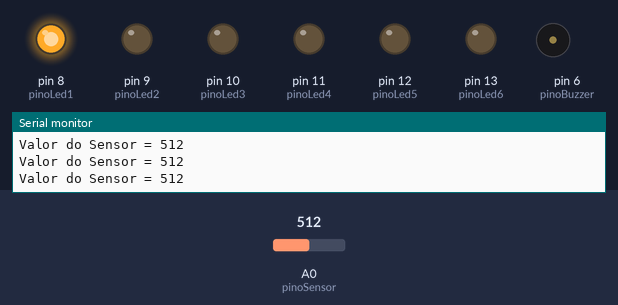
This sketch was run on a simulated Arduino Uno, built with avr-gcc and run on an emulated ATmega328P. Parts: output pins drawn as LEDs (lit = HIGH), buzzer (waves = sounding, pin HIGH), the last lines printed to the serial monitor. The inputs (shaded band) are chosen by the test bench; at power-on: A0 (pinoSensor) = 512.

Above: at 1.2 s.
1.3 s: A0 (pinoSensor) set to 0
At 2.5 s:
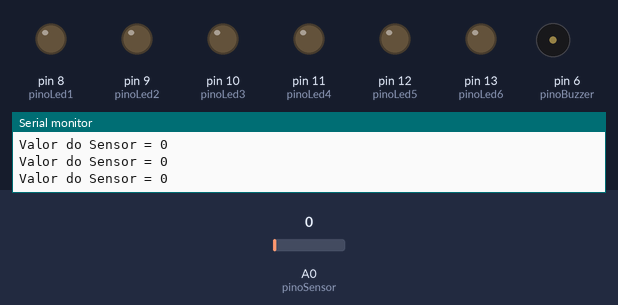
2.8 s: A0 (pinoSensor) set to 925
At 3.3 s:
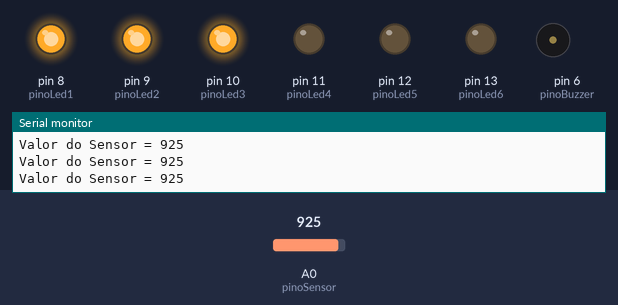
4.3 s: A0 (pinoSensor) set to 931
At 4.7 s:
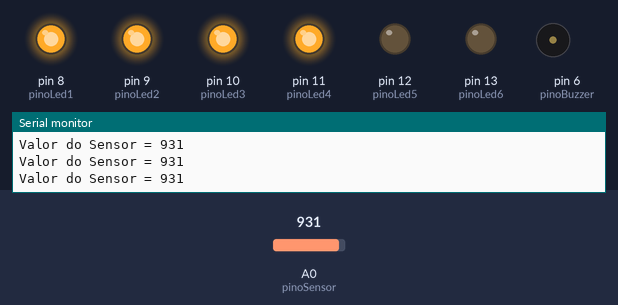
5.8 s: A0 (pinoSensor) set to 950
At 6.1 s:
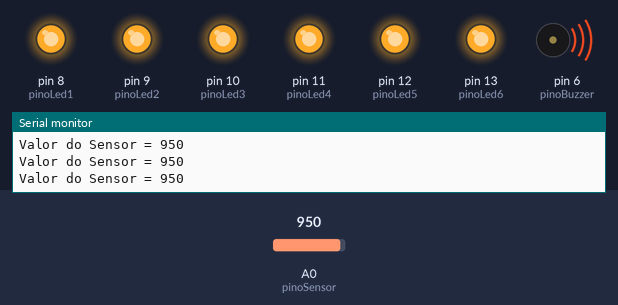
7.3 s: A0 (pinoSensor) set to 920
At 7.9 s:
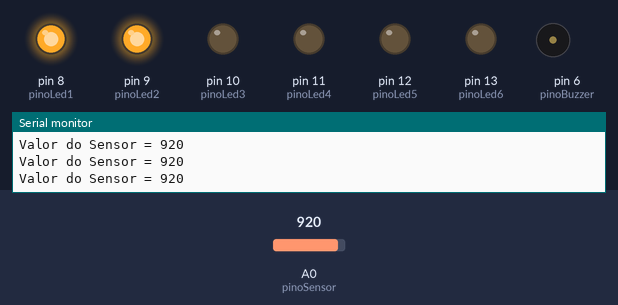
8.8 s: A0 (pinoSensor) set to 900
At 9.3 s:
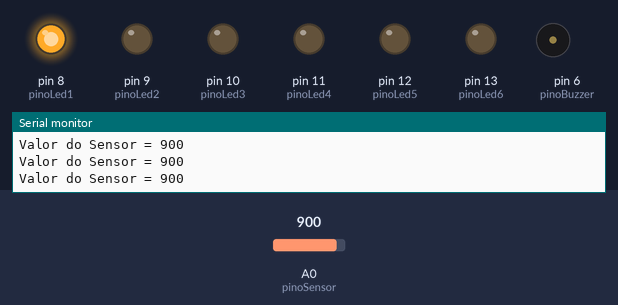
Timing chart, 0 to 11.8 s (numbered marks = the images above; inputs shaded):
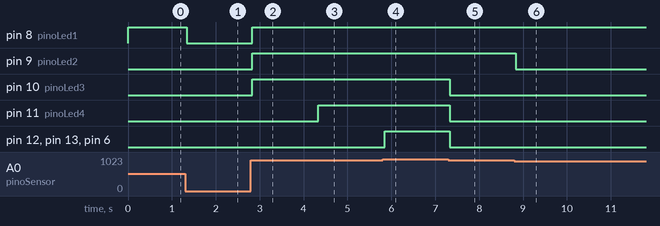

Measured:
- the behaviour switches between 930 and 931 on A0 (pinoSensor) (found by bisection; images 2 and 3)
- after the input at 1.3 s, pin 8 (pinoLed1): HIGH → LOW at once
- after the input at 2.8 s, pin 8 (pinoLed1), pin 9 (pinoLed2), pin 10 (pinoLed3): LOW → HIGH at once
- after the input at 4.3 s, pin 11 (pinoLed4): LOW → HIGH at once
- after the input at 5.8 s, pin 12 (pinoLed5), pin 13 (pinoLed6), pin 6 (pinoBuzzer): LOW → HIGH at once
- after the input at 7.3 s, pin 10 (pinoLed3), pin 11 (pinoLed4), pin 12 (pinoLed5), pin 13 (pinoLed6), pin 6 (pinoBuzzer): HIGH → LOW at once
- after the input at 8.8 s, pin 9 (pinoLed2): HIGH → LOW at once

The sketch:

projeto_19_termometro.ino
```cpp
int pinoSensor = 0;

int pinoBuzzer = 6;
int pinoLed1 = 8;
int pinoLed2 = 9;
int pinoLed3 = 10;
int pinoLed4 = 11;
int pinoLed5 = 12;
int pinoLed6 = 13;

int valorSensor = 0;

void setup(){
  pinMode(pinoBuzzer, OUTPUT);
  pinMode(pinoLed1, OUTPUT);
  pinMode(pinoLed2, OUTPUT);
  pinMode(pinoLed3, OUTPUT);
  pinMode(pinoLed4, OUTPUT);
  pinMode(pinoLed5, OUTPUT);
  pinMode(pinoLed6, OUTPUT);

  Serial.begin(9600);
}

void loop(){
  valorSensor = analogRead(pinoSensor);
  Serial.print("Valor do Sensor = ");
  Serial.println(valorSensor);

  if (valorSensor > 0){
    digitalWrite(pinoLed1, HIGH);
  } else {
    digitalWrite(pinoLed1, LOW);
  }

  if (valorSensor > 915){
    digitalWrite(pinoLed2, HIGH);
  } else {
    digitalWrite(pinoLed2, LOW);
  }

  if (valorSensor > 920){
    digitalWrite(pinoLed3, HIGH);
  } else {
    digitalWrite(pinoLed3, LOW);
  }

  if (valorSensor > 930){
    digitalWrite(pinoLed4, HIGH);
  } else {
    digitalWrite(pinoLed4, LOW);
  }

  if (valorSensor > 935){
    digitalWrite(pinoLed5, HIGH);
  } else {
    digitalWrite(pinoLed5, LOW);
  }

  if (valorSensor > 940){
    digitalWrite(pinoLed6, HIGH);
    digitalWrite(pinoBuzzer, HIGH);
  } else {
    digitalWrite(pinoLed6, LOW);
    digitalWrite(pinoBuzzer, LOW);
  }
}
```
